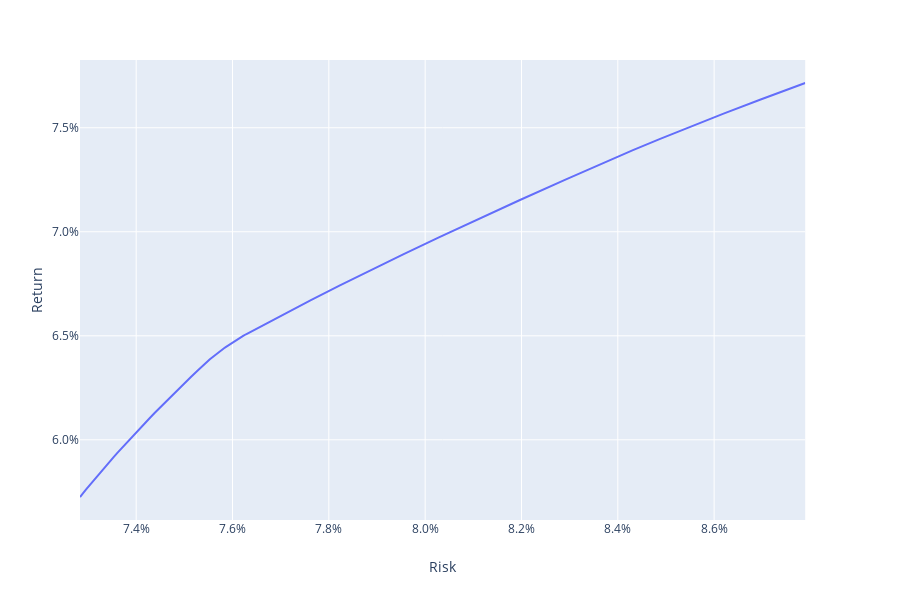

Notebook source saved alongside this figure:
### Code cell
px.line(ResDF,x='Risk',y='Return').update_layout(xaxis=dict(tickformat='.1%'),
                                                 yaxis=dict(tickformat='.1%'))
